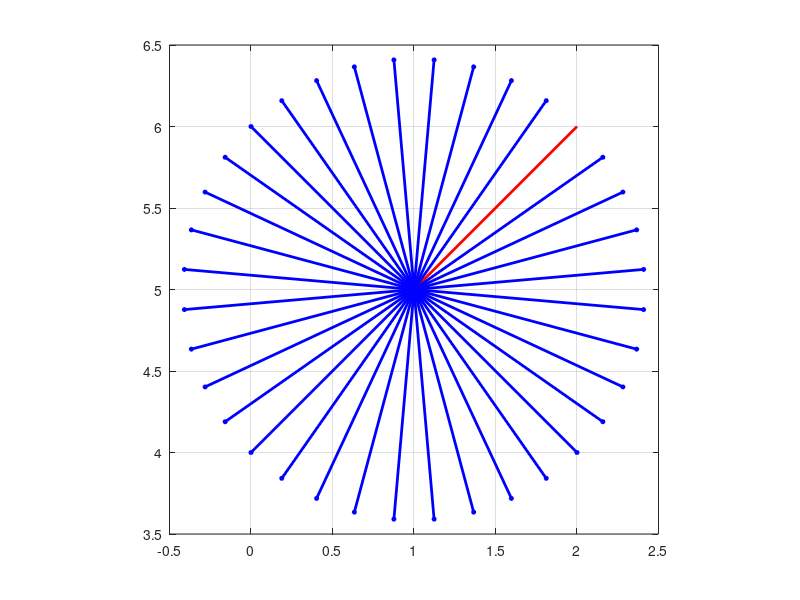

This chart was generated by the following MATLAB code: (Note: this script raises an error after producing the figure.)
%% Create a reference point
% Definition of the L1 parameter
L1 = 10;
% Definition of the points A and B
A = [1,5];
B = [2,6];
x = [A(1) B(1)];
y = [A(2) B(2)];
% Definition of the offset
x_offset=[x(1) 0 x(1)];
y_offset=[y(1) 0 50];

%% Let's start rotate the line
for k = 1:3
   figure
   % Plot of the original line
   plot(x,y,'Color','Red','LineWidth',2)
   grid on
   hold on
   % for each rotation angle from 10 to 350
   for a = 10:10:350
      % Definition of the rotation matrix
      mx=[  cosd(a) -sind(a)
            sind(a) cosd(a) ];
      % Traslation and rotation of the points A and B
      x1_y1 = mx * [x - x_offset(k);y - y_offset(k)];
      x1 = x1_y1(1,:);
      y1 = x1_y1(2,:);
      % Plot of the rotated line
      ph = plot(x1+x_offset(k),y1+y_offset(k),'Color','Blue','LineWidth',2);
      
      % Here we lock our plot dimension ratio by 1:1:1 (Cuboid shape)
      daspect([1 1 1])
      plot(x1+x_offset(k),y1+y_offset(k),'o','MarkerEdgeColor', 'b', ...
         'MarkerSize', 3, 'MarkerFaceColor','b')
      pause(.005)
   end
   legend('Original', 'Rotated', -1)
end